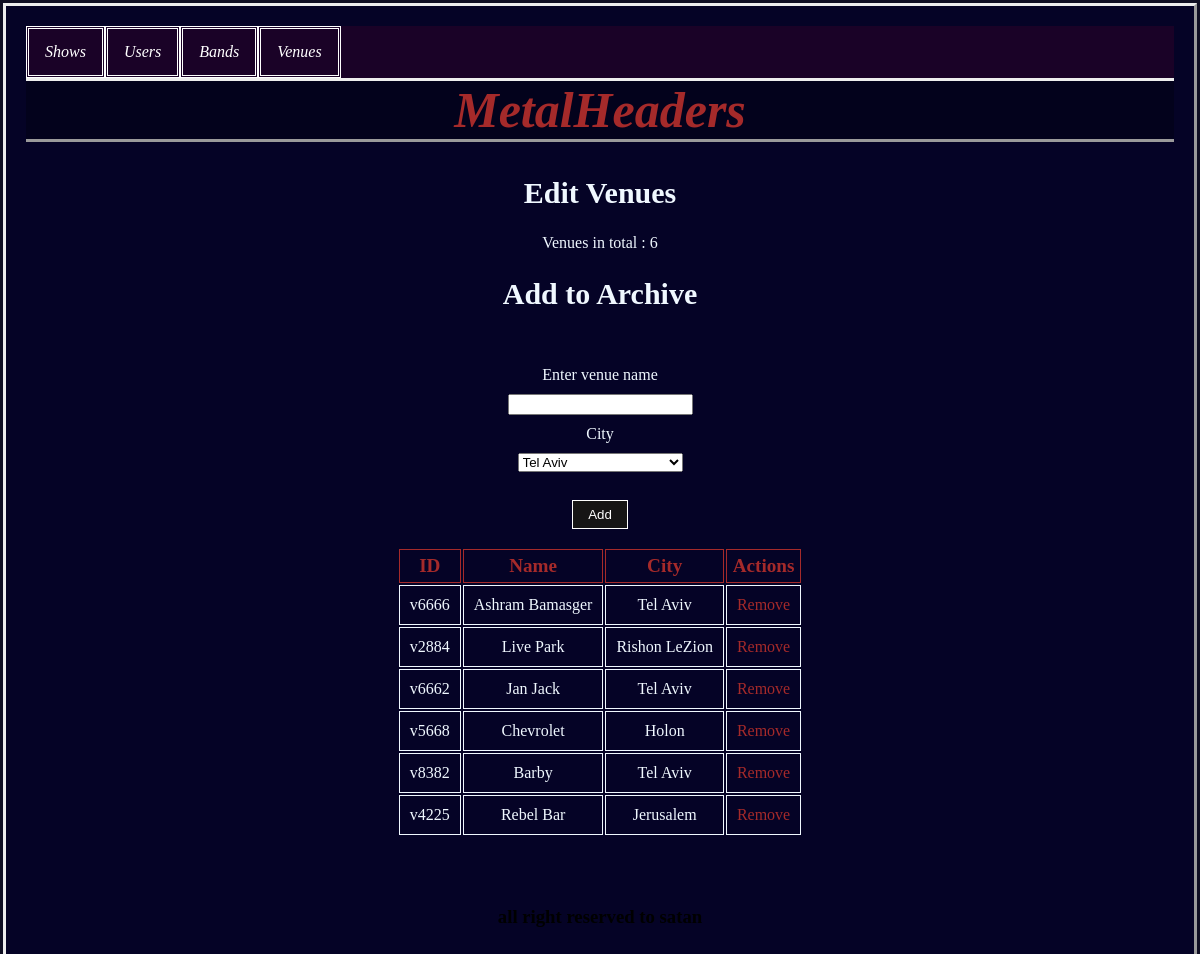
/venues, run on the app's committed database.
### tables this page shows
CREATE TABLE venues (id TEXT PRIMARY KEY, name TEXT, city TEXT);

### app.py (the view, shortened to what this page needs)
@app.route('/venues', methods = ['POST','GET'])
def venues():
    if request.method == 'GET':
        venues = dal.venue_objects()
        amount = len(venues)
        return render_template('venues.html', cities = cities, venues = venues, amount = amount)

### db/dal.py (called while the page is built)
    def venue_objects(self):
        objects = []
        cur.execute('SELECT * FROM venues')
        res = cur.fetchall()
        res = list(res)
        for venue in res:
            venue = Venue(venue[1], venue[2], venue[0])
            objects.append(venue)
        return objects

### templates/venues.html (shortened to what this page needs)
{% extends 'base.html' %}
{% block page_title %}Edit Venues{% endblock %}
{% block body %}
<header>
<p class="total">Venues in total : {{ amount }}</p>
<h2 class="arc">Add to Archive</h2>
</header>
<div class="center">
    <div class="form">
        <form method="POST">
        <label for="band">Enter venue name</label><br>
        <input type="text" name="name" style="margin: 10px;">
        <br>
        <label for="city">City</label><br>
        <select name="city" id="city" style="margin: 10px;">
            {% for city in cities %}
            {% if city == 'Tel Aviv' %}
            <option value="Tel Aviv" selected>Tel Aviv</option>
            {% else %}
            <option value="{{ city }}">{{city}}</option>
            {% endif %}
            {% endfor %}
        </select>
        <br>
        <br>
        <input type="submit" value="Add">
    </form>
    </div>
        <div class="list">
        <br>
    <table style="margin: auto; ">
        <tr>
            <th>ID</th><th>Name</th><th>City</th><th>Actions</th>
        </tr>
        {% for i in venues %}
        <tr>
            <td>{{ i.id }}</td><td>{{ i.name }}</td><td>{{ i.city }}</td><td><a href="/venues/remove={{ i.name }}&{{ i.city }}">Remove</a></td>
        </tr>
        {% endfor %}
    </table>
 </div>
</div>
{% endblock %}

### static/main.css (style rules this page uses)
html { background-color: #030217f1; color: aliceblue; }
body { margin: 3px; padding: 20px; border-style: outset; font-family: 'Times New Roman'; background-color: #050327f1; }
header { text-align: center; }
header h2 { text-align: center; font-size: 30px; }
div.center { margin: auto; text-align: center; padding: 50px; padding-top: 30px; }
table { text-align: center; }
th { text-align: center; font-size: larger; color: brown; padding: 5px; }
td { padding: 10px; }
th, td { border: 1px solid; }
a { color: brown; text-decoration: dotted; }
input[type = submit] { background-color: rgb(22, 21, 21); padding: 6px 15px; border: 1px solid; color: white; cursor: pointer; }

### data on the page
venues: id "v6666", name "Ashram Bamasger", city "Tel Aviv"
venues: id "v2884", name "Live Park", city "Rishon LeZion"
venues: id "v6662", name "Jan Jack", city "Tel Aviv"
venues: id "v5668", name "Chevrolet", city "Holon"
venues: id "v8382", name "Barby", city "Tel Aviv"
venues: id "v4225", name "Rebel Bar", city "Jerusalem"

### other printed values
{{ amount }} "6"
